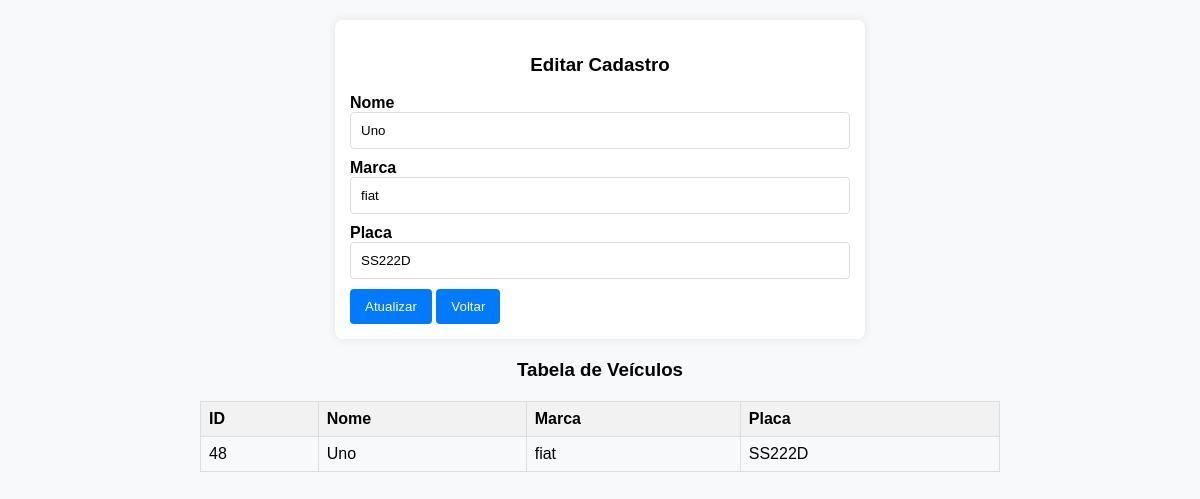
The app's page /core/editar/48 with its own data.
### core/models.py (models this page shows, shortened)
class Carro(models.Model):
  nome = models.CharField(max_length=50, null=False, default="")
  marca = models.CharField(max_length=100, null=False, default="")
  placa = models.CharField(max_length=8, null=False, default="")

### core/views.py (the view)
# urls.py: path('editar/<int:id>', editar, name="editar"),
def editar(request, id):
  carro = Carro.objects.get(id=id)
  return render(request, "update.html", {"carro":carro})

### core/templates/update.html (shortened to what this page needs)
<!DOCTYPE html>
<html lang="en">
<head>
  {% load static %}
  <link rel="stylesheet" href="{% static 'css/styles.css' %}">
</head>
<body>
  <form action="{% url 'update' carro.id %}" method="post">
    <h3>Editar Cadastro</h3>
    <label for="nome"><strong>Nome</strong></label>
    <input type="text" name="nome" value="{{carro.nome}}" required>
    <label for="marca"><strong>Marca</strong></label>
    <input type="text" name="marca" value="{{carro.marca}}" required>
    <label for="placa"><strong>Placa</strong></label>
    <input type="text" name="placa" value="{{carro.placa}}" required>
    <button type="submit">Atualizar</button>
    <a href="/core/templates/index.html"></a><button type="menu">Voltar</button>
  </form>
  <div class="Tabela">
    <h3>Tabela de Veículos</h3>
    <table>
      <thead>
        <tr>
          <th>ID</th>
          <th>Nome</th>
          <th>Marca</th>
          <th>Placa</th>
        </tr>
      </thead>
      <tbody>
        <tr>
          <td>{{ carro.id }}</td>
          <td>{{ carro.nome }}</td>
          <td>{{ carro.marca }}</td>
          <td>{{ carro.placa }}</td>
        </tr>
      </tbody>
    </table>
  </div>
</body>
</html>

### core/static/css/styles.css (style rules this page uses)
body { font-family: Arial, sans-serif; margin: 0; padding: 0; background-color: #f8f9fa; }
h3 { text-align: center; align-items: center; }
.Tabela { max-width: 800px; margin: 20px auto; }
.Tabela h3 { margin-bottom: 10px; }
table { border-collapse: collapse; width: 100%; text-align: left; margin: 20px 0; }
th, td { border: 1px solid #ddd; padding: 8px; }
thead tr { background-color: #f2f2f2; }
form { max-width: 500px; margin: 20px auto; padding: 15px; background-color: #fff; border-radius: 8px; box-shadow: 0 0 10px rgba(0, 0, 0, 0.1); }
form input[type="text"] { width: calc(100% - 22px); padding: 10px; margin-bottom: 10px; border: 1px solid #ddd; border-radius: 4px; }
form button { padding: 10px 15px; background-color: #007bff; color: white; border: none; border-radius: 4px; cursor: pointer; }

### records on screen
Carro: nome "Uno", marca "fiat", placa "SS222D", id "48"
